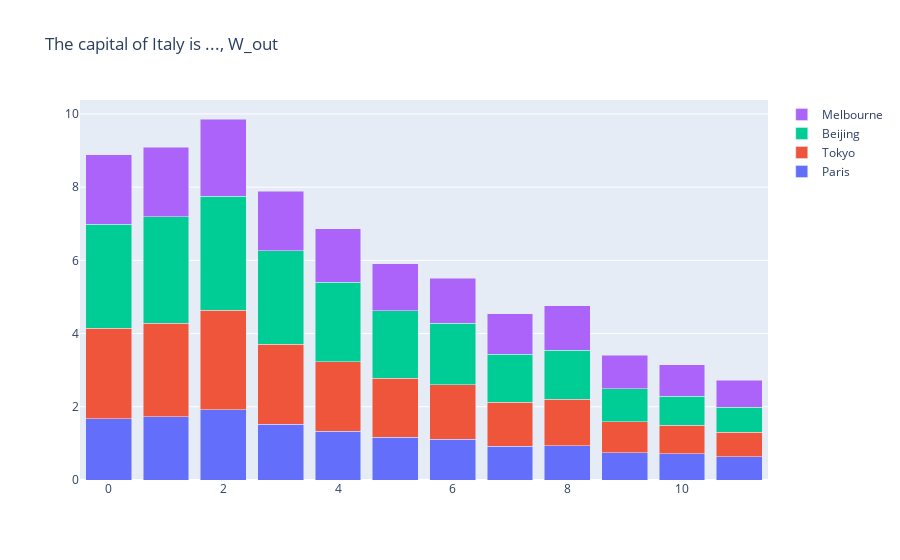

This figure's notebook cell:
### Code cell
fig = go.Figure(data=[
    go.Bar(name=cities[i], x=x, y=[
      np.linalg.norm(diff_df.loc[(rome_bases[0], cities[i], "Rome", "W_out", layer), "Gradient"])
      for layer in range(12)])
    for i in range(len(cities)) if i != 1
])
fig.update_layout(
    barmode='stack',
    title=f'{rome_bases[0]} ..., W_out',
)
fig.show()

### Figure 1 — Plotly figure (JSON) as saved in the notebook; plotly's stock layout.template omitted (floating-point values rounded to 4 significant figures)
{"data": [{"name": "Paris", "type": "bar", "x": [0, 1, 2, 3, 4, 5, 6, 7, 8, 9, 10, 11], "y": [1.673, 1.73, 1.914, 1.52, 1.334, 1.17, 1.119, 0.9162, 0.9346, 0.7419, 0.7131, 0.6288]}, {"name": "Tokyo", "type": "bar", "x": [0, 1, 2, 3, 4, 5, 6, 7, 8, 9, 10, 11], "y": [2.473, 2.547, 2.727, 2.19, 1.89, 1.608, 1.487, 1.211, 1.271, 0.8533, 0.7801, 0.6772]}, {"name": "Beijing", "type": "bar", "x": [0, 1, 2, 3, 4, 5, 6, 7, 8, 9, 10, 11], "y": [2.847, 2.917, 3.116, 2.551, 2.18, 1.839, 1.673, 1.311, 1.341, 0.9023, 0.7957, 0.6762]}, {"name": "Melbourne", "type": "bar", "x": [0, 1, 2, 3, 4, 5, 6, 7, 8, 9, 10, 11], "y": [1.892, 1.897, 2.103, 1.625, 1.465, 1.284, 1.238, 1.107, 1.216, 0.9054, 0.8637, 0.7393]}], "layout": {"barmode": "stack", "title": {"text": "The capital of Italy is ..., W_out"}}}
